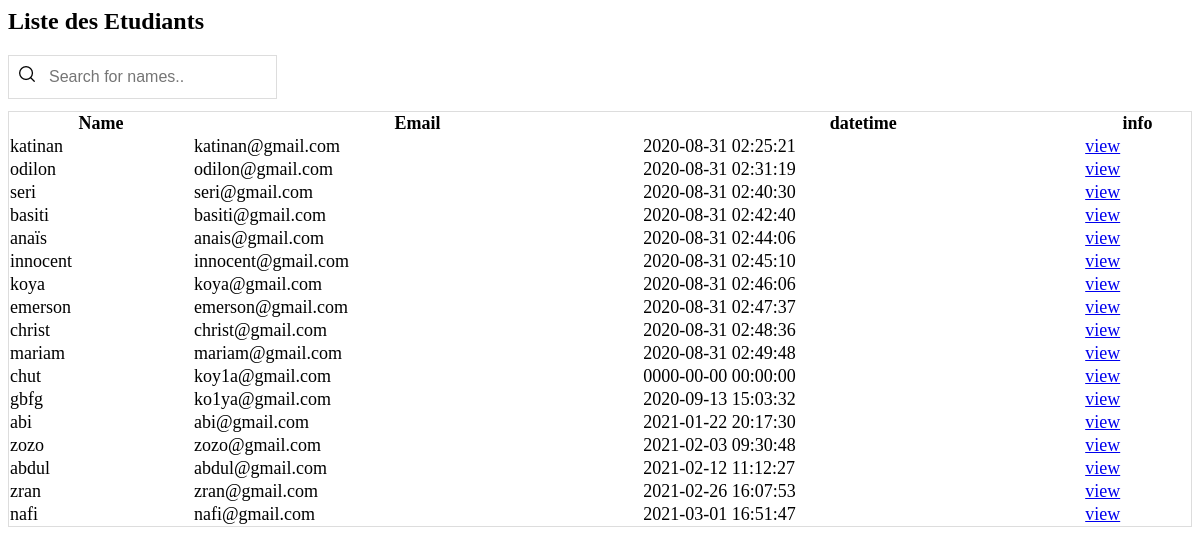
Page /teacher/dash_teacher.php on the committed database.
### tables this page shows
CREATE TABLE `users` (
  `id` int(11) NOT NULL,
  `username` varchar(225) NOT NULL,
  `phone` varchar(20) NOT NULL,
  `email` varchar(225) NOT NULL,
  `password` varchar(225) NOT NULL,
  `sex` varchar(50) NOT NULL,
  `file_name` varchar(255) NOT NULL,
  `uploaded_on` datetime NOT NULL,
  `img` blob NOT NULL
);

### teacher/dash_teacher.php (the view, shortened to what this page needs)
<?php
$servername = "localhost";
$username = "root";
$password = "";
$db = "laborator";
$conn = mysqli_connect($servername, $username, $password, $db);
$sql = "SELECT id, username, email, uploaded_on
FROM users";
$result = mysqli_query($conn, $sql);
?>
<div class="container">
    <div class="demo-content">
        <h2 class="title_with_link">Liste des Etudiants</h2>
        <form name="frmSearch" method="post" action="">
            <input type="text" id="myInput" onkeyup="myFunction()" placeholder="Search for names.." title="Type in a name">
            <?php if (!empty($result)) { ?>
                <table class="table" id="myTable">
                    <thead>
                        <tr>
                            <th scope="col"><span>Name</span></th>
                            <th scope="col"><span>Email</span></th>
                            <th scope="col"><span>datetime</span></th>
                            <th scope="col"><span>info</span></th>
                        </tr>
                    </thead>
                    <tbody>
                        <?php
                        while ($row = mysqli_fetch_array($result)) {
                        ?>
                            <tr>
                                <td><?php echo $row["username"]; ?></td>
                                <td><?php echo $row["email"]; ?></td>
                                <td><?php echo $row["uploaded_on"]; ?></td>
                                <td> <a href="view.php?id=<?php echo $row["id"]; ?>">view</a> </td>
                            </tr>
                        <?php
                        }
                        ?>
                </table>
            <?php } ?>
        </form>
    </div>
    <br>
</div>

### teacher/dash_teacher.php (style rules this page uses)
#myInput { background-image: url('../img_icone/search.png'); background-position: 10px 10px; background-repeat: no-repeat; font-size: 16px; padding: 12px 20px 12px 40px; border: 1px solid #ddd; margin-bottom: 12px; }
#myTable { border-collapse: collapse; width: 100%; border: 1px solid #ddd; font-size: 18px; }

### rows in the picture
users: username "katinan", email "katinan@gmail.com", uploaded_on "2020-08-31 02:25:21"
users: username "odilon", email "odilon@gmail.com", uploaded_on "2020-08-31 02:31:19"
users: username "seri", email "seri@gmail.com", uploaded_on "2020-08-31 02:40:30"
users: username "basiti", email "basiti@gmail.com", uploaded_on "2020-08-31 02:42:40"
users: username "anaïs", email "anais@gmail.com", uploaded_on "2020-08-31 02:44:06"
users: username "innocent", email "innocent@gmail.com", uploaded_on "2020-08-31 02:45:10"
users: username "koya", email "koya@gmail.com", uploaded_on "2020-08-31 02:46:06"
users: username "emerson", email "emerson@gmail.com", uploaded_on "2020-08-31 02:47:37"
users: username "christ", email "christ@gmail.com", uploaded_on "2020-08-31 02:48:36"
users: username "mariam", email "mariam@gmail.com", uploaded_on "2020-08-31 02:49:48"
users: username "chut", email "koy1a@gmail.com", uploaded_on "0000-00-00 00:00:00"
users: username "gbfg", email "ko1ya@gmail.com", uploaded_on "2020-09-13 15:03:32"
users: username "abi", email "abi@gmail.com", uploaded_on "2021-01-22 20:17:30"
users: username "zozo", email "zozo@gmail.com", uploaded_on "2021-02-03 09:30:48"
users: username "abdul", email "abdul@gmail.com", uploaded_on "2021-02-12 11:12:27"
users: username "zran", email "zran@gmail.com", uploaded_on "2021-02-26 16:07:53"
users: username "nafi", email "nafi@gmail.com", uploaded_on "2021-03-01 16:51:47"
